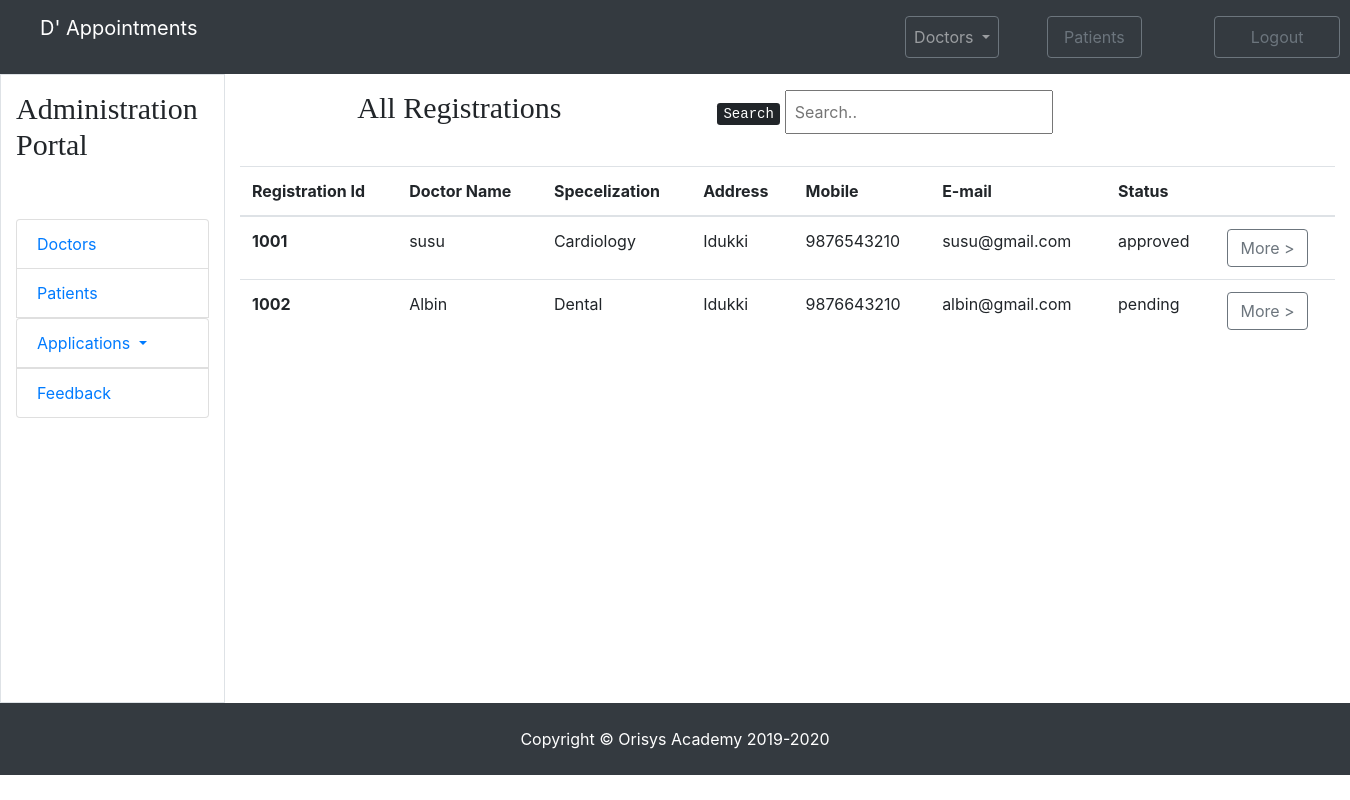
The app's page /admin_doctors_all_application.php with its own data.
### tables this page shows
CREATE TABLE `doctors` (
  `did` int(11) NOT NULL,
  `d_regid` varchar(50) NOT NULL,
  `dname` varchar(50) NOT NULL,
  `daddress` varchar(500) NOT NULL,
  `dgender` varchar(10) NOT NULL,
  `dspecs` varchar(50) NOT NULL,
  `ddob` date NOT NULL,
  `demail` varchar(50) NOT NULL,
  `dmobile` bigint(20) NOT NULL,
  `dpassword` varchar(50) NOT NULL,
  `dstatus` varchar(10) NOT NULL DEFAULT 'pending'
);

### admin_doctors_all_application.php (the view)
<?php include('header.php');?>
<div class="row">
  <div class="col-md-5 p-3 text-center bor t-center">
	  <h2 class="fontcol">All Registrations</h2>
	</div>
	<div class="col-md-4 p-3 bor text-right ">
    <p class=""><kbd>Search</kbd>
    <input class="p-2" id="myInput" type="text" placeholder="Search.."></p>
  </div>
</div>
<table class="container-fluid table">
  <thead>
    <tr>
      <th>Registration Id</th>
      <th>Doctor Name</th>
      <th>Specelization</th>
      <th>Address</th>
      <th>Mobile</th>
      <th>E-mail</th>
      <th>Status</th>
      <th></th>
    </tr>
  </thead>
  <tbody>
    <?php
      require_once  'php_connection.php';
      $sql = "select * from doctors";
      $result = mysqli_query($conn,$sql);
      while($row = mysqli_fetch_assoc($result))
      {
    ?>
    <tr>
      <th scope="row"><?php echo $row['d_regid']; ?></th>
      <td><?php echo $row['dname']; ?></td>
      <td><?php echo $row['dspecs']; ?></td>
      <td><?php echo $row['daddress']; ?></td>
      <td><?php echo $row['dmobile']; ?></td>
      <td><?php echo $row['demail']; ?></td>
      <td><?php echo $row['dstatus']; ?></td>
      <td><a href="admin_doctor_profile_edit.php?id=<?php echo $row['d_regid']; ?>" class="btn btn-outline-secondary  btn-arrow-right" role="button">More ></a></td></td>
    </tr>
    <?php
      }
    ?>
  </tbody>
</table>
 <?php include('footer.php');?>

### header.php (shortened to what this page needs)
<!DOCTYPE html>
<html lang="en">
<head>
    <link href="css/bootstrap.min.css" rel="stylesheet">
    <link href="css/style.css" rel="stylesheet">
</head>
<body>
    <section class="">
        <nav class="navbar navbar-expand-lg navbar-dark bg-dark">
            <div class="row">
                <div class="col-md-11">
                    <a class="navbar-brand ml-4" href="admin_home.php">D' Appointments</a>
                </div>
                <div class="col-md-1 navbar-collapse" id="navbarSupportedContent">
                    <ul class="navbar-nav mr-auto ml-5">
                        <li class="nav-item dropdown ml-5">
                            <a class="nav-link dropdown-toggle btn btn-outline-secondary ml-5 my-2 pl-2 pr-2" href=""
                                id="navbarDropdown" role="button" data-toggle="dropdown" aria-haspopup="true"
                                aria-expanded="false">
                                Doctors
                            </a>
                        </li>
                        <li class="nav-item ml-5">
                            <a href="admin_patient_table.php"><button
                                    class="btn btn-outline-secondary my-2 p-2 pl-3 pr-3"
                                    type="submit">Patients</button></a>
                        </li>
                        <li class="nav-item ml-5">
                            <a href="php_logout.php"><button class="btn btn-outline-secondary ml-4 my-2 p-2 pl-4 pr-4"
                                    type="submit">Logout</button></a>
                        </li>
                    </ul>
                </div>
            </div>
        </nav>
    </section>
    <section class="">
        <div class="container-fluid ">
            <div class="row ">
                <div class="col-2 border align-items-right">
                    <div class="mt-3 mb">
                        <h6 class="fontcol">Administration Portal</h6>
                        <ul class="list-group">
                            <li class="list-group-item mt-5"><a href="admin_doctors.php">Doctors</a></li>
                            <li class="list-group-item"><a href="admin_patient_table.php">Patients</a></li>
                            <li class="list-group nav-item dropdown">
                                <a class="list-group-item nav-link dropdown-toggle" href="admin_new_application.php"
                                    id="" role="" data-toggle="dropdown" aria-haspopup="true" aria-expanded="false">
                                    Applications
                                </a>
                            </li>
                            <li class="list-group-item mb-5"><a href="">Feedback</a>
                            </li>
                        </ul>
                    </div>
                </div>
                <div class="col-10">

### footer.php (shortened to what this page needs)
</div>
</section>
<section class="navbar-nav navbar-dark bg-dark">
    <footer class="copyright text-center bg-gradient-primary py-2 text-light">
        <div class="footer-copyright text-center py-3 text-white">Copyright &copy; Orisys Academy 2019-2020
        </div>
    </footer>
</section>
</body>
</html>

### css/style.css (style rules this page uses)
.form-style input,button { width: 100%; }
.fontcol { font-family:fantasy; font-size: 30px; }
.mb { margin-bottom: 236px;; }

### records on screen
doctors: d_regid "1001", dname "susu", dspecs "Cardiology", daddress "Idukki", dmobile "9876543210", demail "susu@gmail.com", dstatus "approved"
doctors: d_regid "1002", dname "Albin", dspecs "Dental", daddress "Idukki", dmobile "9876643210", demail "albin@gmail.com", dstatus "pending"
